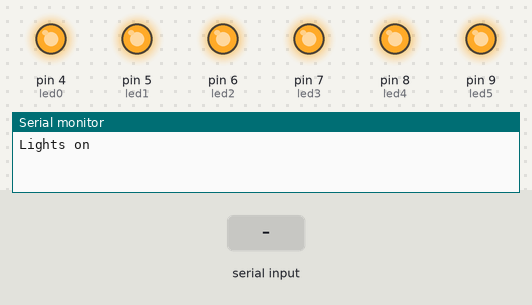
This sketch was run on a simulated Arduino Uno, built with avr-gcc and run on an emulated ATmega328P. Shown: output pins drawn as LEDs (lit = HIGH), the last lines printed to the serial monitor. Dashed ring = blinking. Inputs (shaded band) come from the test bench.

Above: at 1.2 s.
1.3 s: "8" received over Serial
At 2.08 s:
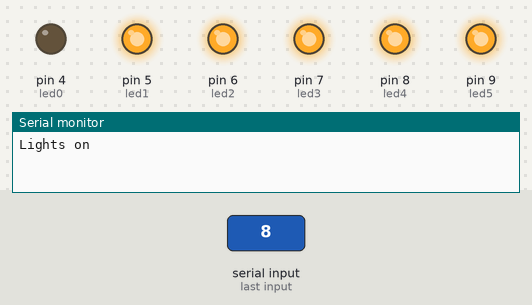
At 4.2 s:
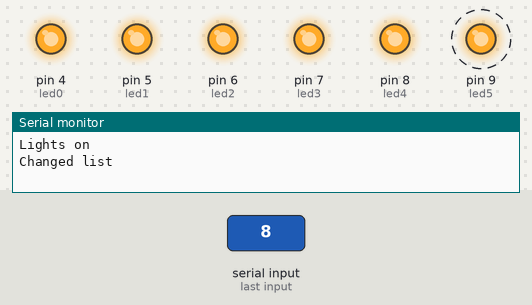
4.3 s: "a" received over Serial
At 5.77 s:
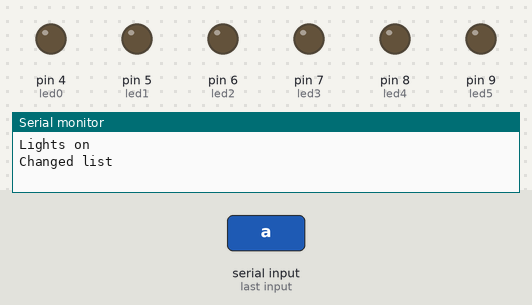
7.3 s: "1" received over Serial
13.3 s: "2" received over Serial
Timing chart, 0 to 43.1 s (numbered marks = the images above; inputs shaded):
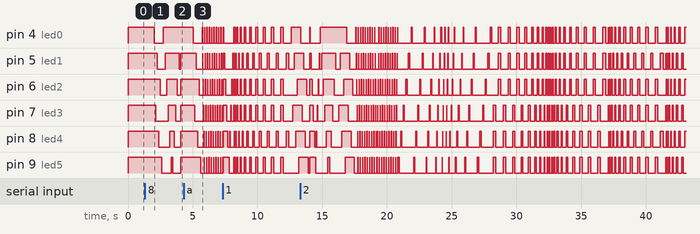

Measured:
- after the input at 1.3 s, pin 4 (led0): HIGH → LOW after 0.72 s, → HIGH 0.72 s later; pin 5 (led1): HIGH → LOW after 0.96 s, → HIGH 0.60 s later, → LOW 1.1 s later, → HIGH 0.12 s later
- after the input at 4.3 s, pin 4 (led0): HIGH → LOW after 0.72 s, then repeats every 0.18 s: HIGH 0.02 s, LOW 0.17 s; pin 5 (led1): HIGH → LOW after 0.96 s, then repeats every 0.18 s: HIGH 0.02 s, LOW 0.17 s

The sketch:

buttons_animations.ino
```cpp
/*
Blink-a-tron patterns for 6 LED arcade buttons
(c) 2015 Ryan Bates, RetroBuiltGames.com
edited by Benjamin Vitters (2017)
*/
//LED pin connections for Teensy 2.0++
//change these for your arduino compatible device
const int led0 = 4;
const int led1 = 5;
const int led2 = 6;
const int led3 = 7;
const int led4 = 8;
const int led5 = 9;
// button/switch used to cycle between 'demo mode' and
//'non-seizure light pattern mode' when playing arcade
const int buttonPin = 2;

int buttonState = 3; //variable for reading button state

//variables used to adjust pattern speeds (all in millis delays)
const int  ledx = 1;
const int  delaytime = 40;
const int  delaytimeX = 120;
const int  delayloop = 15;
const int  masterDelay = 20;  //changes speed of ALL Blink patterns: must be a multiple of 5
const int fadeIncriment = 10;
const int fadeIncriment2 = 10;  //determines how long the fade cycles; must be a multple of 255
void setup() {

pinMode(led0, OUTPUT);
pinMode(led1, OUTPUT);
pinMode(led2, OUTPUT);
pinMode(led3, OUTPUT);
pinMode(led4, OUTPUT);
pinMode(led5, OUTPUT);
pinMode(buttonPin, INPUT);
/* The arcade button layout is as follows:
        (5)(4)(3)
        (0)(1)(2)
 There for if want to illuminate the buttons starting at button#5
 and go clockwise the order is 543210
*/
  Serial.begin(9600);
  Serial.println("Lights on");
}

//pattern routine that loops forever; arrange, copy, remove these to make your 'light show'
  //scrollup();
  //scrolldown();
  //lightup();
  //lightdown();
  //scrollpairup();
  //scrollpairdown();
  //loopforward();
  //loopreverse();
  //loopspeedUpFwd();
  //loopspeedDwnRvs();
  //strobethreeUP();
  //strobethreeDWN();
  //strobecrisscross();
  //strobecircle();
  //zigzag1();
  //oneoffloop();
  //fade();
  //fade features are for PWM pins only
  //fadethree();
  //fadecross();
  //fadecrossreverse();

void loop(){
char c = Serial.read();
if(c == 'a'){
  scrollpairup();
  scrollpairdown();
  loopforward();
  Serial.println("Inserted coin");
}
if(c =='1'){
  scrollup();          scrolldown();
  strobecrisscross();
  scrollpairup();
  scrollpairdown();
  Serial.println("BigBox startup");
}
if(c =='2'){
  scrollup();          scrolldown();
  lightup();           lightdown();
  scrollpairup();
  scrollpairdown();
  loopforward();
  loopreverse();
  loopspeedUpFwd();    loopspeedDwnRvs();
  strobethreeUP();
  strobethreeDWN();
  strobecrisscross();  strobecircle();
  zigzag1();
  oneoffloop();
  Serial.println("BigBox ended");
}
if(c == '4'){
  scrollpairup();
  scrollpairdown();
  loopforward();
  Serial.println("Game stoped");
}
if(c =='8'){
  scrollpairup();
  scrollpairdown();
  lightup();           lightdown();
  Serial.println("Changed list");
}
 else {
 digitalWrite(led0, HIGH);
 digitalWrite(led3, HIGH);
 digitalWrite(led1, HIGH);
 digitalWrite(led4, HIGH);
 digitalWrite(led2, HIGH);
 digitalWrite(led5, HIGH);  }

}
// LED patterns are below.-------------------------------------------------------------------
void oneoffloop()
 {  for (int loopspeed = 1 ; loopspeed <=201; loopspeed +=masterDelay) {
 digitalWrite(led5, LOW);   digitalWrite(led4, HIGH);   digitalWrite(led3, HIGH);
 digitalWrite(led2, HIGH);  digitalWrite(led1, HIGH);   digitalWrite(led0, HIGH);
      delay(loopspeed);
 digitalWrite(led5, HIGH);   digitalWrite(led4, LOW);   digitalWrite(led3, HIGH);
 digitalWrite(led2, HIGH);  digitalWrite(led1, HIGH);   digitalWrite(led0, HIGH);
      delay(loopspeed);
 digitalWrite(led5, HIGH);   digitalWrite(led4, HIGH);   digitalWrite(led3, LOW);
 digitalWrite(led2, HIGH);  digitalWrite(led1, HIGH);   digitalWrite(led0, HIGH);
      delay(loopspeed);
 digitalWrite(led5, HIGH);   digitalWrite(led4, HIGH);   digitalWrite(led3, HIGH);
 digitalWrite(led2, LOW);  digitalWrite(led1, HIGH);   digitalWrite(led0, HIGH);
      delay(loopspeed);
 digitalWrite(led5, HIGH);   digitalWrite(led4, HIGH);   digitalWrite(led3, HIGH);
 digitalWrite(led2, HIGH);  digitalWrite(led1, LOW);   digitalWrite(led0, HIGH);
      delay(loopspeed);
 digitalWrite(led5, HIGH);   digitalWrite(led4, HIGH);   digitalWrite(led3, HIGH);
 digitalWrite(led2, HIGH);  digitalWrite(led1, HIGH);   digitalWrite(led0, LOW);
      delay(loopspeed); }
}
void zigzag1()
 { for (int loopspeed = 1 ; loopspeed <=151; loopspeed +=masterDelay) {
  digitalWrite(led5, HIGH);  delay(loopspeed);   digitalWrite(led5, LOW);
  digitalWrite(led0, HIGH);  delay(loopspeed);   digitalWrite(led0, LOW);
  digitalWrite(led1, HIGH);  delay(loopspeed);   digitalWrite(led1, LOW);
  digitalWrite(led4, HIGH);  delay(loopspeed);   digitalWrite(led4, LOW);
  digitalWrite(led3, HIGH);  delay(loopspeed);   digitalWrite(led3, LOW);
  digitalWrite(led2, HIGH);  delay(loopspeed);   digitalWrite(led2, LOW);
  digitalWrite(led3, HIGH);  delay(loopspeed);   digitalWrite(led3, LOW);
  digitalWrite(led4, HIGH);  delay(loopspeed);   digitalWrite(led4, LOW);
  digitalWrite(led1, HIGH);  delay(loopspeed);   digitalWrite(led1, LOW);
  digitalWrite(led0, HIGH);  delay(loopspeed);   digitalWrite(led0, LOW);
                           }
 }

void strobecircle() //lights up 2 on top 1 on botton then mirrors pattren
{ for (int loopspeed = 1 ; loopspeed <=201; loopspeed +=masterDelay) {
  digitalWrite(led5, HIGH);   digitalWrite(led3, HIGH);  digitalWrite(led1, HIGH);
      delay(loopspeed);
  digitalWrite(led5, LOW);   digitalWrite(led3, LOW);   digitalWrite(led1, LOW);
      delay(loopspeed);
  digitalWrite(led0, HIGH);   digitalWrite(led4, HIGH);   digitalWrite(led2, HIGH);
      delay(loopspeed);
  digitalWrite(led0, LOW);   digitalWrite(led4, LOW);   digitalWrite(led2, LOW);
      delay(loopspeed);                                        }
 }
void strobecrisscross() // lights up set up 4 then 2.
{ for (int loopspeed = 1 ; loopspeed <=201; loopspeed +=masterDelay) {
  digitalWrite(led5, HIGH);   digitalWrite(led3, HIGH);  digitalWrite(led0, HIGH);  digitalWrite(led2, HIGH);
      delay(loopspeed);
  digitalWrite(led5, LOW);   digitalWrite(led3, LOW);   digitalWrite(led0, LOW); digitalWrite(led2, LOW);
      delay(loopspeed);
  digitalWrite(led4, HIGH);   digitalWrite(led1, HIGH);
      delay(loopspeed);
  digitalWrite(led4, LOW);   digitalWrite(led1, LOW);
      delay(loopspeed);                                        }
 }

void strobethreeDWN() //lights a row of 3 buttons with increaseing strobe speed
{ for (int loopspeed = 1 ; loopspeed <=201; loopspeed +=masterDelay) {
  digitalWrite(led5, HIGH);   digitalWrite(led4, HIGH);  digitalWrite(led3, HIGH);
      delay(loopspeed);
  digitalWrite(led5, LOW);    digitalWrite(led4, LOW);   digitalWrite(led3, LOW);
      delay(loopspeed);
  digitalWrite(led2, HIGH);   digitalWrite(led1, HIGH);  digitalWrite(led0, HIGH);
      delay(loopspeed);
  digitalWrite(led2, LOW);    digitalWrite(led1, LOW);   digitalWrite(led0, LOW);
      delay(loopspeed);                                        }
 }

void strobethreeUP() //lights a row of 3 buttons with increaseing strobe speed
{ for (int loopspeed = 201 ; loopspeed >=1; loopspeed -=masterDelay) {
  digitalWrite(led5, HIGH);   digitalWrite(led4, HIGH);  digitalWrite(led3, HIGH);
      delay(loopspeed);
  digitalWrite(led5, LOW);    digitalWrite(led4, LOW);   digitalWrite(led3, LOW);
      delay(loopspeed);
  digitalWrite(led2, HIGH);   digitalWrite(led1, HIGH);  digitalWrite(led0, HIGH);
      delay(loopspeed);
  digitalWrite(led2, LOW);    digitalWrite(led1, LOW);   digitalWrite(led0, LOW);
      delay(loopspeed);                                        }
 }

//scrolls thru buttons and decreases speed for every cycle
void loopspeedDwnRvs()
{ for (int loopspeed = 1 ; loopspeed <=101; loopspeed +=masterDelay) {
  digitalWrite(led5, HIGH);     delay(loopspeed);
  digitalWrite(led5, LOW);      delay(loopspeed);
  digitalWrite(led4, HIGH);     delay(loopspeed);
  digitalWrite(led4, LOW);      delay(loopspeed);
  digitalWrite(led3, HIGH);     delay(loopspeed);
  digitalWrite(led3, LOW);      delay(loopspeed);
  digitalWrite(led2, HIGH);     delay(loopspeed);
  digitalWrite(led2, LOW);      delay(loopspeed);
  digitalWrite(led1, HIGH);     delay(loopspeed);
  digitalWrite(led1, LOW);      delay(loopspeed);
  digitalWrite(led0, HIGH);     delay(loopspeed);
  digitalWrite(led0, LOW);      delay(loopspeed);                 }

}


//scrolls thru buttons and increases speed for every cycle
void loopspeedUpFwd()
{ for (int loopspeed = 101 ; loopspeed >=1; loopspeed -=masterDelay) {
  digitalWrite(led5, HIGH);     delay(loopspeed);
  digitalWrite(led5, LOW);      delay(loopspeed);
  digitalWrite(led4, HIGH);     delay(loopspeed);
  digitalWrite(led4, LOW);      delay(loopspeed);
  digitalWrite(led3, HIGH);     delay(loopspeed);
  digitalWrite(led3, LOW);      delay(loopspeed);
  digitalWrite(led2, HIGH);     delay(loopspeed);
  digitalWrite(led2, LOW);      delay(loopspeed);
  digitalWrite(led1, HIGH);     delay(loopspeed);
  digitalWrite(led1, LOW);      delay(loopspeed);
  digitalWrite(led0, HIGH);     delay(loopspeed);
  digitalWrite(led0, LOW);      delay(loopspeed);                 }

}


void loopreverse()
{ for (int loopcount = 0 ; loopcount <=8; loopcount +=1) {
  digitalWrite(led5, HIGH);     delay(delayloop);
  digitalWrite(led5, LOW);      delay(delayloop);
  digitalWrite(led4, HIGH);     delay(delayloop);
  digitalWrite(led4, LOW);      delay(delayloop);
  digitalWrite(led3, HIGH);     delay(delayloop);
  digitalWrite(led3, LOW);      delay(delayloop);
  digitalWrite(led2, HIGH);     delay(delayloop);
  digitalWrite(led2, LOW);      delay(delayloop);
  digitalWrite(led1, HIGH);     delay(delayloop);
  digitalWrite(led1, LOW);      delay(delayloop);
  digitalWrite(led0, HIGH);     delay(delayloop);
  digitalWrite(led0, LOW);      delay(delayloop);                             }

}

void loopforward(){
  for (int loopcount = 0 ; loopcount <=8; loopcount +=1) {
  digitalWrite(led0, HIGH);     delay(delayloop);
  digitalWrite(led0, LOW);      delay(delayloop);
  digitalWrite(led1, HIGH);     delay(delayloop);
  digitalWrite(led1, LOW);      delay(delayloop);
  digitalWrite(led2, HIGH);     delay(delayloop);
  digitalWrite(led2, LOW);      delay(delayloop);
  digitalWrite(led3, HIGH);     delay(delayloop);
  digitalWrite(led3, LOW);      delay(delayloop);
  digitalWrite(led4, HIGH);     delay(delayloop);
  digitalWrite(led4, LOW);      delay(delayloop);
  digitalWrite(led5, HIGH);     delay(delayloop);
  digitalWrite(led5, LOW);      delay(delayloop);       }
}
void scrollpairup() {
 digitalWrite(led0, HIGH);   delay(delaytimeX);
 digitalWrite(led3, HIGH);   delay(delaytimeX);
 digitalWrite(led1, HIGH);   delay(delaytimeX);
 digitalWrite(led4, HIGH);   delay(delaytimeX);
 digitalWrite(led2, HIGH);   delay(delaytimeX);
 digitalWrite(led5, HIGH);   delay(delaytimeX);
}
void scrollpairdown(){
 digitalWrite(led0, LOW);   delay(delaytimeX);
 digitalWrite(led3, LOW);   delay(delaytimeX);
 digitalWrite(led1, LOW);   delay(delaytimeX);
 digitalWrite(led4, LOW);   delay(delaytimeX);
 digitalWrite(led2, LOW);   delay(delaytimeX);
 digitalWrite(led5, LOW);   delay(delaytimeX);
}
void lightdown() {
 digitalWrite(led5, LOW);   delay(delaytimeX);
 digitalWrite(led4, LOW);   delay(delaytimeX);
 digitalWrite(led3, LOW);   delay(delaytimeX);
 digitalWrite(led2, LOW);   delay(delaytimeX);
 digitalWrite(led1, LOW);   delay(delaytimeX);
}

void lightup() {
 digitalWrite(led0, HIGH);   delay(delaytimeX);
 digitalWrite(led1, HIGH);   delay(delaytimeX);
 digitalWrite(led2, HIGH);   delay(delaytimeX);
 digitalWrite(led3, HIGH);   delay(delaytimeX);
 digitalWrite(led4, HIGH);   delay(delaytimeX);
 digitalWrite(led5, HIGH);   delay(delaytimeX);
}
void scrollup() {
  digitalWrite(led0, HIGH);     delay(delaytime);
  digitalWrite(led0, LOW);      delay(delaytime);
  digitalWrite(led1, HIGH);     delay(delaytime);
  digitalWrite(led1, LOW);      delay(delaytime);
  digitalWrite(led2, HIGH);     delay(delaytime);
  digitalWrite(led2, LOW);      delay(delaytime);
  digitalWrite(led3, HIGH);     delay(delaytime);
  digitalWrite(led3, LOW);      delay(delaytime);
  digitalWrite(led4, HIGH);     delay(delaytime);
  digitalWrite(led4, LOW);      delay(delaytime);
  digitalWrite(led5, HIGH);     delay(delaytime);
  digitalWrite(led5, LOW);      delay(delaytime);
}
void scrolldown() {
  digitalWrite(led4, HIGH);     delay(delaytime);
  digitalWrite(led4, LOW);      delay(delaytime);
  digitalWrite(led3, HIGH);     delay(delaytime);
  digitalWrite(led3, LOW);      delay(delaytime);
  digitalWrite(led2, HIGH);     delay(delaytime);
  digitalWrite(led2, LOW);      delay(delaytime);
  digitalWrite(led1, HIGH);     delay(delaytime);
  digitalWrite(led1, LOW);      delay(delaytime);
 }

 void test() {
   digitalWrite(led3, HIGH);
 }
 void fadecrossreverse(){
 for(int fadeValue = 0 ; fadeValue <= 255; fadeValue +=fadeIncriment2) {
    analogWrite(led2, fadeValue);
    analogWrite(led3, fadeValue);   delay(30);      }

 for(int fadeValue = 255 ; fadeValue >= 0; fadeValue -=fadeIncriment2) {
    analogWrite(led2, fadeValue);
    analogWrite(led3, fadeValue);    delay(30);     }

 for(int fadeValue = 0 ; fadeValue <= 255; fadeValue +=fadeIncriment2) {
    analogWrite(led1, fadeValue);
    analogWrite(led4, fadeValue);    delay(30);     }

 for(int fadeValue = 255 ; fadeValue >= 0; fadeValue -=fadeIncriment2) {
    analogWrite(led1, fadeValue);
    analogWrite(led4, fadeValue);    delay(30);      }

 for(int fadeValue = 0 ; fadeValue <= 255; fadeValue +=fadeIncriment2) {
    analogWrite(led0, fadeValue);
    analogWrite(led5, fadeValue);    delay(30);       }

 for(int fadeValue = 255 ; fadeValue >= 0; fadeValue -=fadeIncriment2) {
    analogWrite(led0, fadeValue);
    analogWrite(led5, fadeValue);    delay(30);       }
}
void fadecross(){
   for(int fadeValue = 0 ; fadeValue <= 255; fadeValue +=fadeIncriment2) {
    analogWrite(led0, fadeValue);
    analogWrite(led5, fadeValue);
      delay(30);
      }
  for(int fadeValue = 255 ; fadeValue >= 0; fadeValue -=fadeIncriment2) {
    analogWrite(led0, fadeValue);
    analogWrite(led5, fadeValue);
      delay(30);                                            }

       for(int fadeValue = 0 ; fadeValue <= 255; fadeValue +=fadeIncriment2) {
    analogWrite(led1, fadeValue);
    analogWrite(led4, fadeValue);
      delay(30);                                           }
  for(int fadeValue = 255 ; fadeValue >= 0; fadeValue -=fadeIncriment2) {
    analogWrite(led1, fadeValue);
    analogWrite(led4, fadeValue);
      delay(30);                                          }

         for(int fadeValue = 0 ; fadeValue <= 255; fadeValue +=fadeIncriment2) {
    analogWrite(led2, fadeValue);
    analogWrite(led3, fadeValue);
      delay(30);                                           }
  for(int fadeValue = 255 ; fadeValue >= 0; fadeValue -=fadeIncriment2) {
    analogWrite(led2, fadeValue);
    analogWrite(led3, fadeValue);
      delay(30);                                          }
}
void fadethree() {
   for(int fadeValue = 0 ; fadeValue <= 255; fadeValue +=fadeIncriment2) {
    analogWrite(led0, fadeValue);
    analogWrite(led1, fadeValue);
    analogWrite(led2, fadeValue);
      delay(30);                                           }
  for(int fadeValue = 255 ; fadeValue >= 0; fadeValue -=fadeIncriment2) {
    analogWrite(led0, fadeValue);
    analogWrite(led1, fadeValue);
    analogWrite(led2, fadeValue);
      delay(30);                                            }

       for(int fadeValue = 0 ; fadeValue <= 255; fadeValue +=fadeIncriment2) {
    analogWrite(led3, fadeValue);
    analogWrite(led4, fadeValue);
    analogWrite(led5, fadeValue);
      delay(30);                                           }
  for(int fadeValue = 255 ; fadeValue >= 0; fadeValue -=fadeIncriment2) {
    analogWrite(led3, fadeValue);
    analogWrite(led4, fadeValue);
    analogWrite(led5, fadeValue);
      delay(30);                                          }
}

void fade()  {
    for(int fadeValue = 0 ; fadeValue <= 255; fadeValue +=fadeIncriment) {
    analogWrite(led0, fadeValue);           delay(30);                                           }
  for(int fadeValue = 255 ; fadeValue >= 0; fadeValue -=fadeIncriment) {
     analogWrite(led0, fadeValue);          delay(30);      }

  for(int fadeValue = 0 ; fadeValue <= 255; fadeValue +=fadeIncriment) {
    analogWrite(led1, fadeValue);           delay(30);                                           }
  for(int fadeValue = 255 ; fadeValue >= 0; fadeValue -=fadeIncriment) {
     analogWrite(led1, fadeValue);          delay(30);      }

   for(int fadeValue = 0 ; fadeValue <= 255; fadeValue +=fadeIncriment) {
    analogWrite(led2, fadeValue);           delay(30);                                           }
  for(int fadeValue = 255 ; fadeValue >= 0; fadeValue -=fadeIncriment) {
     analogWrite(led2, fadeValue);          delay(30);       }

    for(int fadeValue = 0 ; fadeValue <= 255; fadeValue +=fadeIncriment) {
    analogWrite(led3, fadeValue);           delay(30);                                           }
  for(int fadeValue = 255 ; fadeValue >= 0; fadeValue -=fadeIncriment) {
    analogWrite(led3, fadeValue);           delay(30);       }

   for(int fadeValue = 0 ; fadeValue <= 255; fadeValue +=fadeIncriment) {
    analogWrite(led4, fadeValue);           delay(30);                                           }
  for(int fadeValue = 255 ; fadeValue >= 0; fadeValue -=fadeIncriment) {
    analogWrite(led4, fadeValue);           delay(30);        }

  for(int fadeValue = 0 ; fadeValue <= 255; fadeValue +=fadeIncriment) {
    analogWrite(led5, fadeValue);           delay(30);                                           }
  for(int fadeValue = 255 ; fadeValue >= 0; fadeValue -=fadeIncriment) {
    analogWrite(led5, fadeValue);           delay(30);       }

}
```
